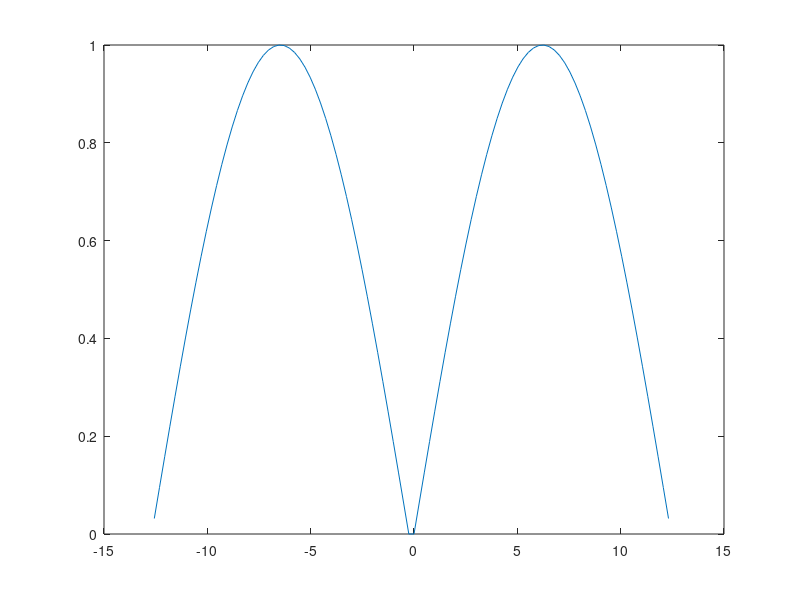

This figure's MATLAB source:
clear all
close all
clc
f=10;
ts=1/(2*f);
t=linspace(0,.1,100);

fs=1/ts;
ws=2*pi*fs;

y=sin(2*pi*f*t);

%  plot(t,y)
n=0:length(t)-1;
N=length(n);
yn=sin(2*pi*3*n/N);

w=fft(y);
p=0:ws:ws*(N-1);
% plot(p,abs(w));

z=fftshift(y);
fshift = (-N/2:N/2-1)*(ws/N); 
 plot(fshift*fs/(length(n)),abs(z))
